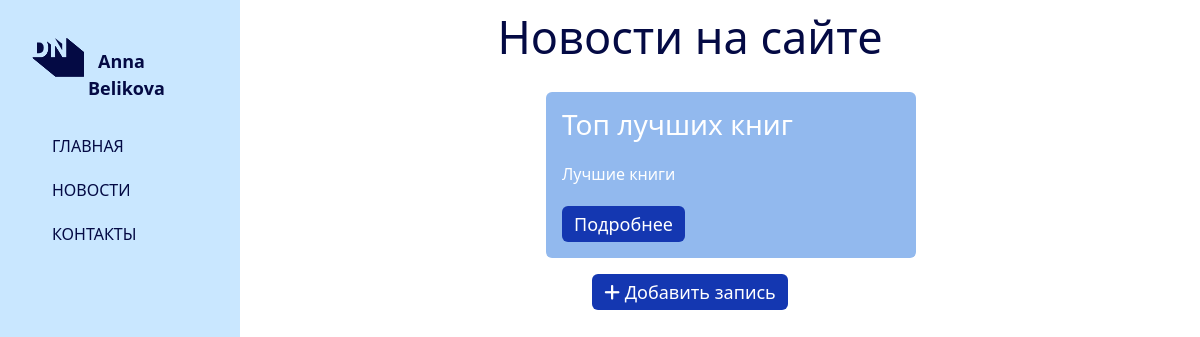
Before: /news/ with the older database file.
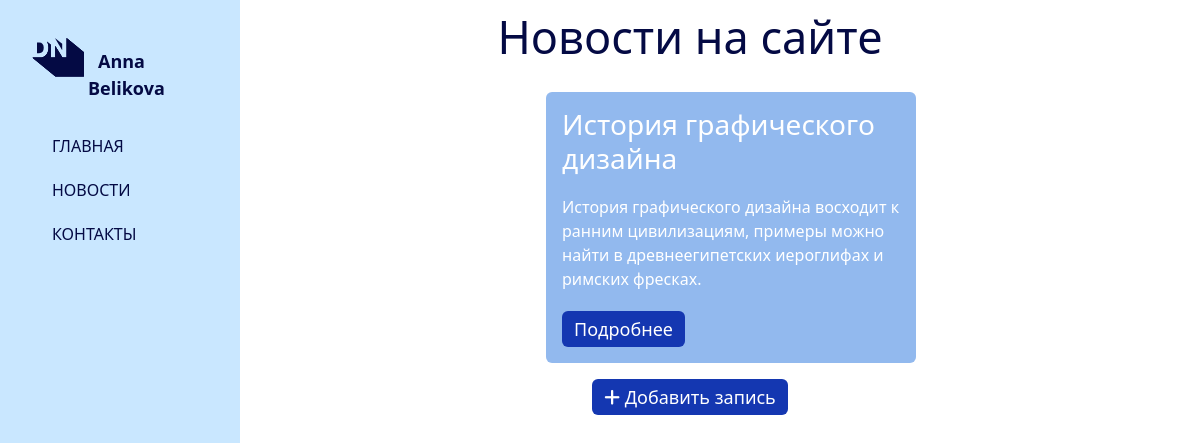
After: the same page with the newer database file.
### news/models.py (models this page shows, shortened)
class Articles(models.Model):
    title = models.CharField("Название", max_length=50)
    anons = models.CharField("Анонс", max_length=250)
    full_text = models.TextField("Статья")
    date = models.DateTimeField("Дата публикации")
    class Meta:
        verbose_name = "Новость"
        verbose_name_plural = "Новости"

### news/views.py (the view)
# urls.py: path("", views.news_home, name="news_home"),
def news_home(requst):
    news = Articles.objects.order_by("-date")
    return render(requst, "news/news_home.html", {"news": news})

### news/templates/news/news_home.html (shortened to what this page needs)
{% extends "main/layout.html"%}
{%block content%}
<div class="features">
   <div>
      <h1 class="header">Новости на сайте</h1>
   </div>
   {% if news%}
      {%for el in news%}
         <div class="alert alert-warning">
            <h3>{{el.title}}</h3>
            <p>{{el.anons}} </p>
            <a href="{% url 'news-detail' el.id %}" class="btn btn-warning">Подробнее</a>
         </div>
      {%endfor%}
   {%else%}
      <p> У вас нет записей!</p>
   {%endif%}
   <a href="{% url 'create'%}"><button class="btn btn-warning"><i class="fa-solid fa-plus"></i> Добавить запись</button></a>
</div>
{%endblock%}

Changed rows visible on the page:
removed Articles: title "Топ лучших книг", anons "Лучшие книги"
added Articles: title "История графического дизайна", anons "История графического дизайна восходит к ранним цивилизациям, примеры можно найти в древнеегипетских иероглифах и римских фресках."
